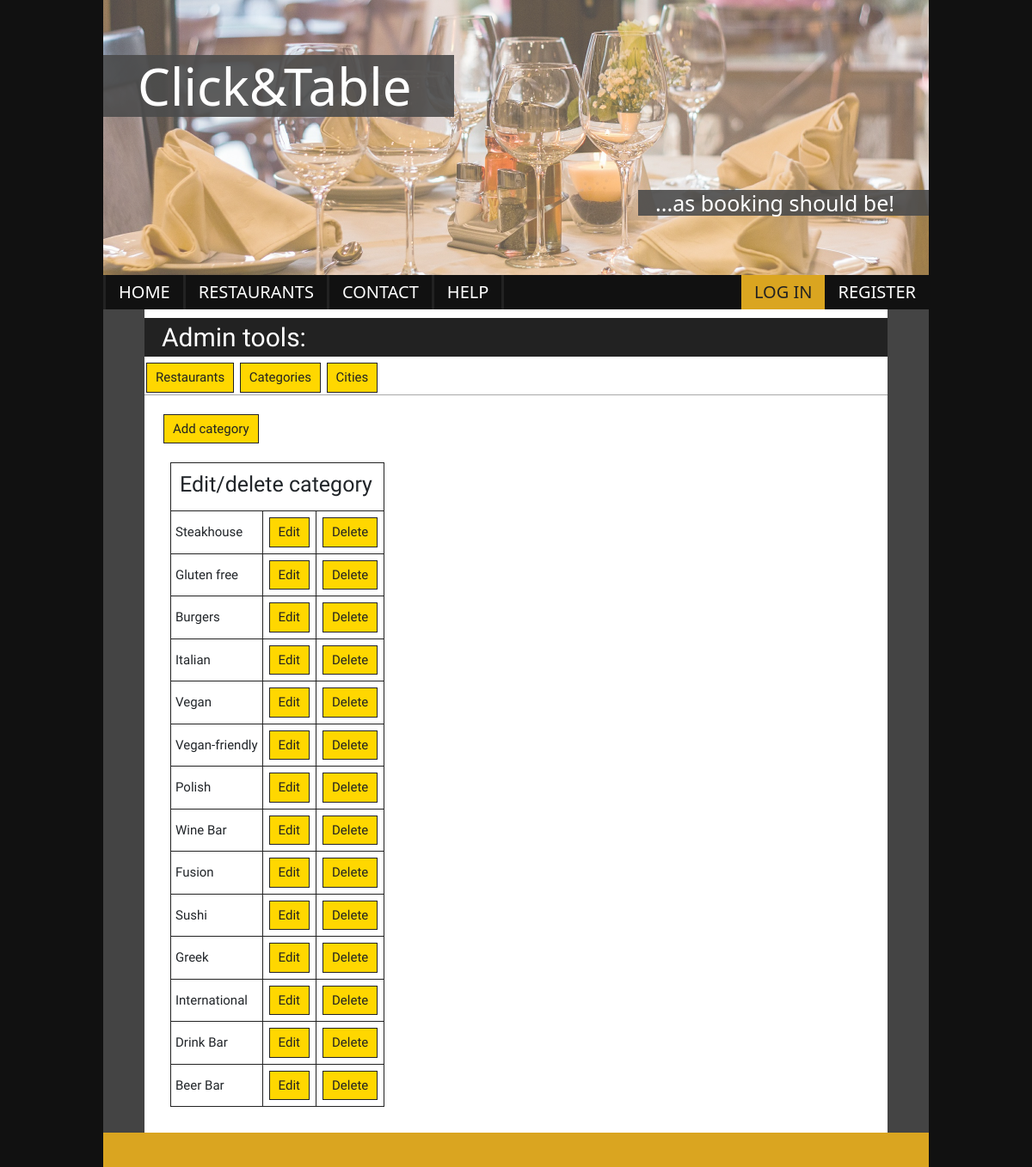
Before: /admin_categories/ with the older database file.
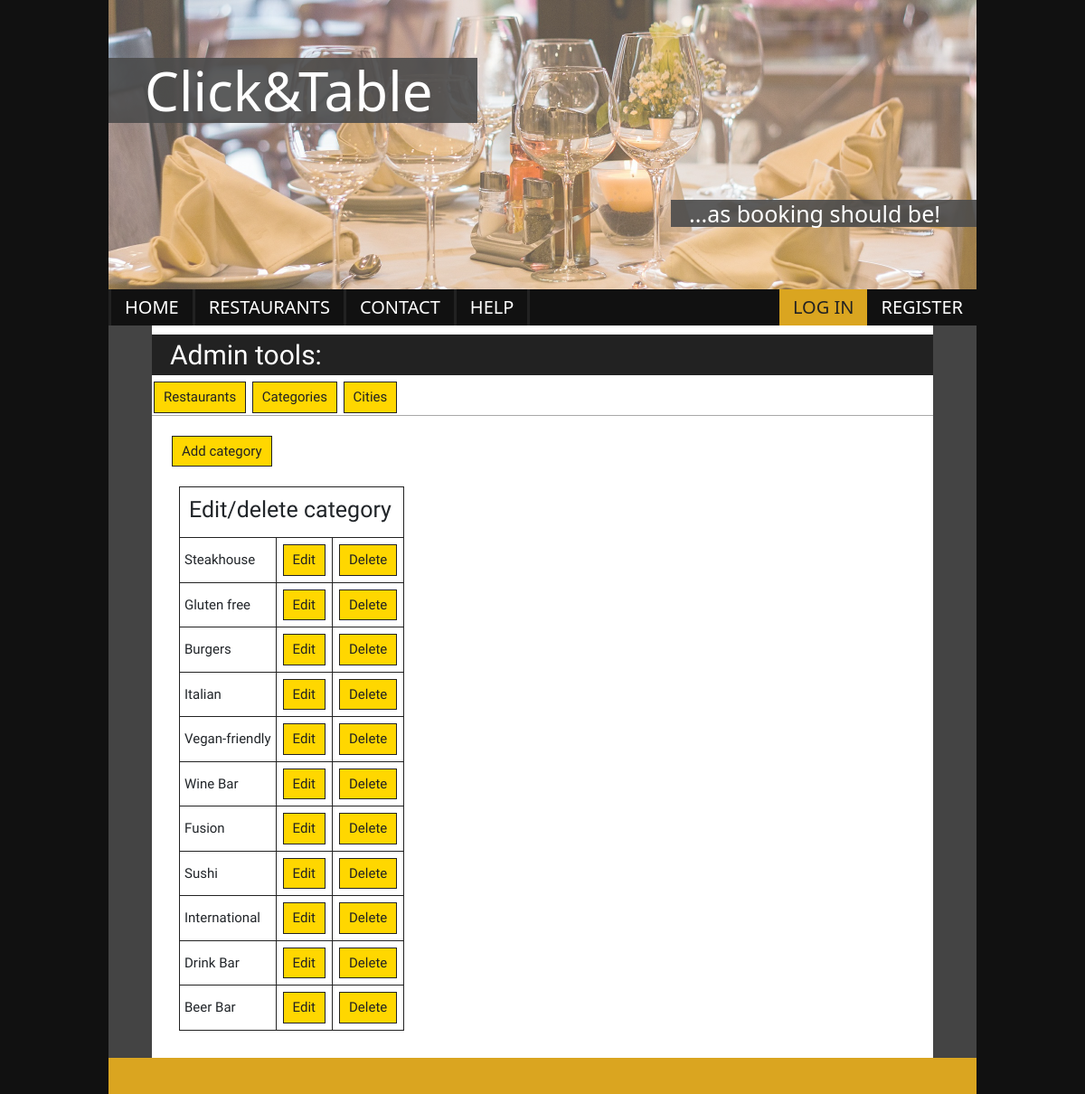
After: the same page with the newer database file.
### click_and_table/models.py (models this page shows, shortened)
class Category(models.Model):
    name = models.CharField(max_length=64)

### click_and_table/views.py (the view)
# urls.py: path('admin_categories/', AdminCategoriesView.as_view(), name="admin_categories"),
class AdminCategoriesView(View):
    def get(self, request):
        categories = Category.objects.all()
        return render(request, 'admin_categories.html', {'categories': categories})

### templates/admin_categories.html
{% extends 'admin_tools.html' %}
{% block content %}
    <a href="{% url 'category_add' %}">Add category</a>
    <section class="categories-lst-admin">
        <table>
            <tr>
                <th colspan="3"><h3>Edit/delete category</h3></th>
            </tr>
            {% for category in categories %}
            <tr>
                <td>{{ category.name }}</td>
                <td><a href="{% url 'category_edit' category.pk %}">Edit</a></td>
                <td><a href="{% url 'category_delete' category.id %}">Delete</a></td>
            </tr>
            {% endfor %}
        </table>
    </section>
{% endblock %}

Changed rows visible on the page:
removed Category: name "Vegan"
removed Category: name "Polish"
removed Category: name "Greek"
